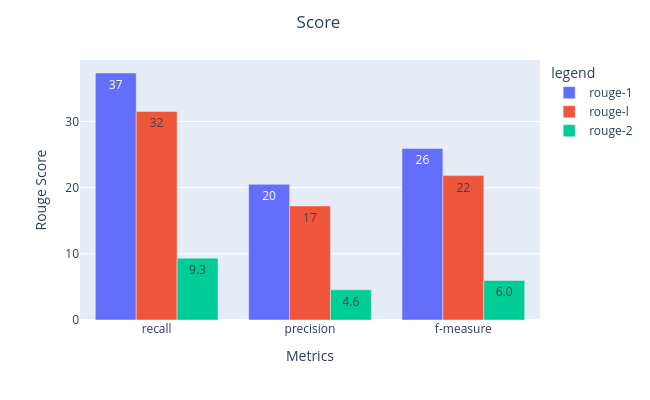

Write notebook code for a chart like this one.
### Code cell
fig = px.bar(BartRouge*100, x=BartRouge.index, y=BartRouge.columns, 
             barmode='group', 
             text_auto='.2s',
             labels={
                     "Algo": "Algorithms",
                     "value": "Rouge Score",
                     "variable": "legend",
                     'index': "Metrics"
                 })
fig.update_layout( width=650,
                  height=400,
                title={
                  'text': "Score",
                  'y':.96,
                  'x':0.49,
                  'xanchor': 'center',
                  'yanchor': 'top'})

fig.show()

### Figure 1 — Plotly figure (JSON) as saved in the notebook; plotly's stock layout.template omitted (floating-point values rounded to 4 significant figures)
{"data": [{"alignmentgroup": "True", "hovertemplate": "legend=rouge-1<br>Metrics=%{x}<br>Rouge Score=%{y}<extra></extra>", "legendgroup": "rouge-1", "marker": {"color": "#636efa", "pattern": {"shape": ""}}, "name": "rouge-1", "offsetgroup": "rouge-1", "orientation": "v", "showlegend": true, "textposition": "auto", "texttemplate": "%{y:.2s}", "type": "bar", "x": ["recall", "precision", "f-measure"], "xaxis": "x", "y": [37.32, 20.49, 25.92], "yaxis": "y"}, {"alignmentgroup": "True", "hovertemplate": "legend=rouge-l<br>Metrics=%{x}<br>Rouge Score=%{y}<extra></extra>", "legendgroup": "rouge-l", "marker": {"color": "#EF553B", "pattern": {"shape": ""}}, "name": "rouge-l", "offsetgroup": "rouge-l", "orientation": "v", "showlegend": true, "textposition": "auto", "texttemplate": "%{y:.2s}", "type": "bar", "x": ["recall", "precision", "f-measure"], "xaxis": "x", "y": [31.5, 17.23, 21.81], "yaxis": "y"}, {"alignmentgroup": "True", "hovertemplate": "legend=rouge-2<br>Metrics=%{x}<br>Rouge Score=%{y}<extra></extra>", "legendgroup": "rouge-2", "marker": {"color": "#00cc96", "pattern": {"shape": ""}}, "name": "rouge-2", "offsetgroup": "rouge-2", "orientation": "v", "showlegend": true, "textposition": "auto", "texttemplate": "%{y:.2s}", "type": "bar", "x": ["recall", "precision", "f-measure"], "xaxis": "x", "y": [9.342, 4.552, 5.98], "yaxis": "y"}], "layout": {"barmode": "group", "height": 400, "legend": {"title": {"text": "legend"}, "tracegroupgap": 0}, "margin": {"t": 60}, "title": {"text": "Score", "x": 0.49, "xanchor": "center", "y": 0.96, "yanchor": "top"}, "width": 650, "xaxis": {"anchor": "y", "domain": [0, 1], "title": {"text": "Metrics"}}, "yaxis": {"anchor": "x", "domain": [0, 1], "title": {"text": "Rouge Score"}}}}
